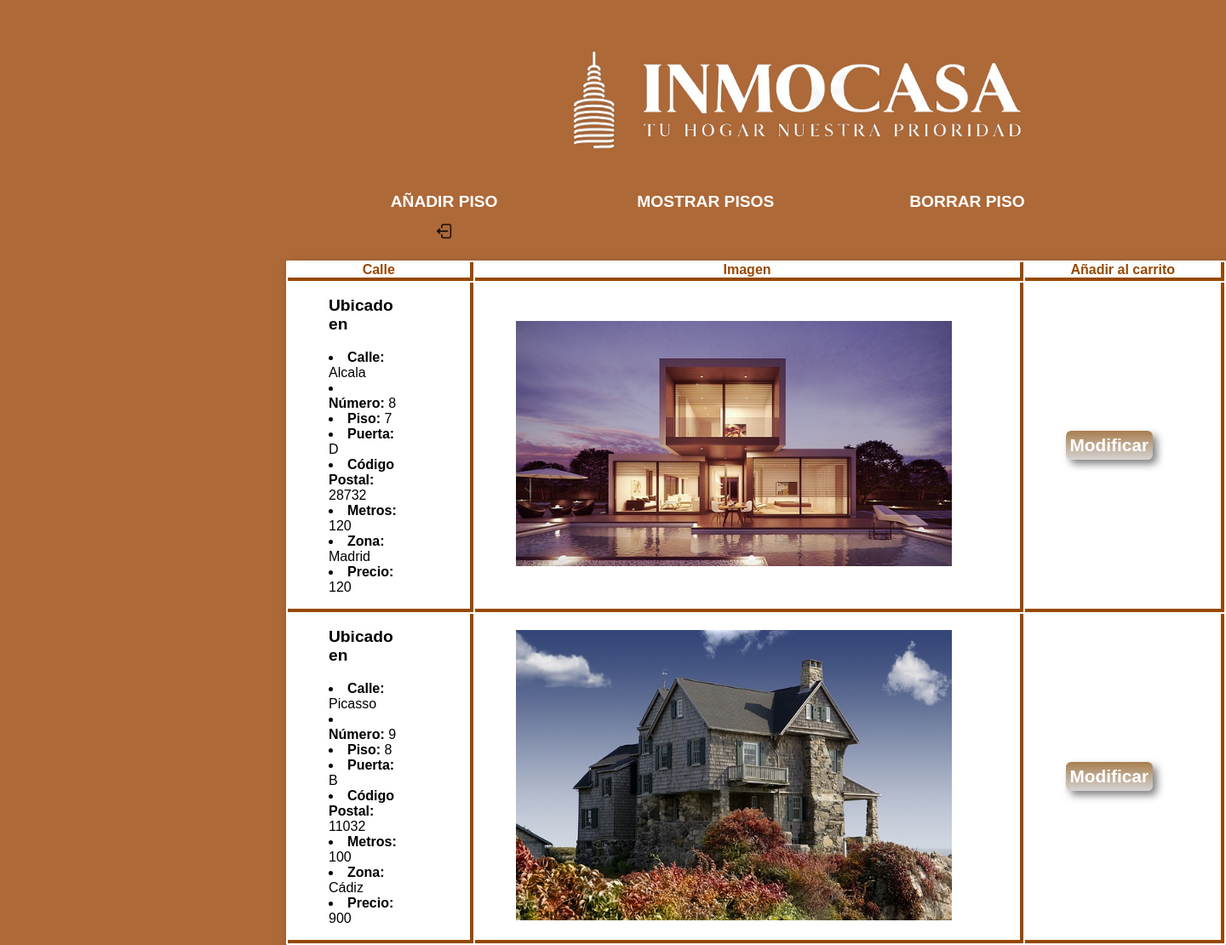
The app's page /php/pisos/listarpisovendedor.php (signed in) with its own data.
### tables this page shows
CREATE TABLE `pisos` (
  `codigo_piso` int(11) NOT NULL AUTO_INCREMENT,
  `calle` varchar(40) NOT NULL,
  `numero` int(11) NOT NULL,
  `piso` int(11) NOT NULL,
  `puerta` varchar(5) NOT NULL,
  `cp` int(11) NOT NULL,
  `metros` int(11) NOT NULL,
  `zona` varchar(15) DEFAULT NULL,
  `precio` float NOT NULL,
  `imagen` varchar(100) NOT NULL,
  `usuario_id` int(5) DEFAULT NULL,
  PRIMARY KEY (`codigo_piso`)
);

### php/pisos/listarpisovendedor.php (the view, shortened to what this page needs)
<!DOCTYPE html>
<html lang="en">
<head>
    <link rel="stylesheet" href="../../css/vendedores.css">
</head>
<body>
    <div id="titulo">
       <a href="../../index.php" class="nada" > <img src="../../img/logoinmo.png" id="logo"></a>
    </div>
    <div id="menu1">
            <ul>
                <li>
                    <a href="../vendedores.php">AÑADIR PISO</a>
                </li>
                <li>
                    <a href="./listarpisovendedor.php">MOSTRAR PISOS</a>
                </li>
                <li>
                <a href="./borrarpisosvendedor.php">BORRAR PISO</a>
                </li>
                <li>
                    <a href="../../index.php" class="nada"><img src="../../img/cerrar_sesion.png" alt="" class="cerrar_sesion"></a>
                </li>
            </ul>
    </div>
    <div id='tabla'>
        <?php
        $usuid = $_SESSION['userid'];
        $conexion = mysqli_connect("localhost", "root", "rootroot")
        or die ("No se puede conectar con el servidor");
        mysqli_select_db ($conexion, "inmobiliaria") or die ("No se puede conectar a la base de datos");
        $query="select * from pisos where usuario_id=$usuid";
        $consulta = mysqli_query($conexion,$query) or die ("Fallo de la consulta");
        $nfilas = mysqli_num_rows($consulta);
        if($nfilas == 0)
        {
            echo "<p class='error-message'>No hay pisos tuyos en venta</p>";
        }
         else
        {
           echo "<table border='1'>";
            echo "<tr><th>Calle</th><th>Imagen</th><th>Añadir al carrito</th></tr>";
            while ($resultado = mysqli_fetch_array($consulta)) {
                echo "<tr>";
                echo "<td class='datos'>". "<ul style='color:black; font-size:1.2em; padding-bottom:1em;'><b>Ubicado en</b></ul>".
                "<li style='color:black;'><b>Calle: </b>". $resultado['calle'] ."</li>".
                "<li style='color:black;'><b>Número: </b>". $resultado['numero'] ."</li>".
                "<li style='color:black;'><b>Piso: </b>". $resultado['piso'] ."</li>".
                "<li style='color:black;'><b>Puerta: </b>". $resultado['puerta'] ."</li>".
                "<li style='color:black;'><b>Código Postal: </b>". $resultado['cp'] ."</li>".
                "<li style='color:black;'><b>Metros: </b>". $resultado['metros'] ."</li>".
                "<li style='color:black;'><b>Zona: </b>". $resultado['zona'] ."</li>".
                "<li style='color:black;'><b>Precio: </b>". $resultado['precio'] ."</li>".
                "</td>";
                echo "<td class='imgpiso'><img class='imgpiso' src='img/" . $resultado['imagen'] . "'/></td>";
                echo "<td class='anadir'><form action='./modificarpiso.php' method='POST'>
                <input type='hidden' name='id_piso' value='" . $resultado['codigo_piso'] . "'>
                <button type='submit'>Modificar</button></form></td>";
                echo "</tr>";
            }
            echo "</table>";
        }
            ?>
    </div>
</body>
</html>

### css/vendedores.css (style rules this page uses)
* { margin: 0; padding: 0; color: #fff; font-family: Arial, sans-serif; }
body { margin: 0; padding: 0; background-color:rgb(174,105,56); background-repeat: no-repeat; color: #fff; font-family: Arial, sans-serif; }
#titulo { text-align: center; padding-top: 3em; border: 0px solid blue; height: auto; width: auto; float: left; margin-left: 41em; margin-bottom: 2em; }
#logo { width: 35em; border:0px yellow solid; margin-left: 0em; }
#menu1 { border: solid 0em rgb(67, 15, 119); padding-left: 0em; margin: 0.5em 2em 0 23em ; clear: both; }
#menu1 ul { list-style: none; margin: 0; }
#menu1 ul li { margin: 0; float: left; }
#menu1 ul li a { margin:0 3em; width: 10em; font-weight:bold; font-size:1.2em; text-align: center; line-height: 2em; display:block; text-decoration: none }
a { color:white; }
.cerrar_sesion { width: 1em; }
.nada { width: auto; }
table { clear: both; border: none; box-shadow: 5px 5px 10px rgba(0, 0, 0, 0.5); }
td { border-right: rgb(150, 73, 1) solid 0.3em; border-bottom: rgb(150, 73, 1) solid 0.3em; border-top: none; border-left: none; color:black; text-align: left; padding: 1em 5em 1em 3em; }
th { border-right: rgb(150, 73, 1) solid 0.3em; border-bottom: rgb(150, 73, 1) solid 0.3em; border-top: none; border-left: none; color: rgb(150, 73, 1); background-color: white; width:fit-content; }
.datos { width: 15em; }
.imgpiso { width: 30em; }
.nada { width: auto; margin-left: 0em; }
#tabla { border:solid gray 0em; width:fit-content; height: fit-content; text-align: center; background-color: #fff; margin-left: 21em; border-radius: 0.1em; margin-top: 6em; clear: both; }
b { color:black; }
button { background-color: rgba(126, 124, 124, 0.411); padding: 5px; color: white; border: none; cursor: pointer; font-size: 1.3em; border-radius: 0.3em; cursor: pointer; background-image: linear-gradient(to bottom, rgba(146, 78, 0, 0.61), rgba(255, 255, 255, 0.2)); box-shadow: inset 0 0 0.9em rgba(255, 255, 255, 0.3); font-weight: bold; box-shadow: 5px 5px 10px rgba(0, 0, 0, 0.5); }
.imgpiso { width: 32em; }

### records on screen
pisos: calle "Alcala", numero "8", piso "7", puerta "D", cp "28732", metros "120", zona "Madrid", precio "120", imagen (picture)
pisos: calle "Picasso", numero "9", piso "8", puerta "B", cp "11032", metros "100", zona "Cádiz", precio "900", imagen (picture)
